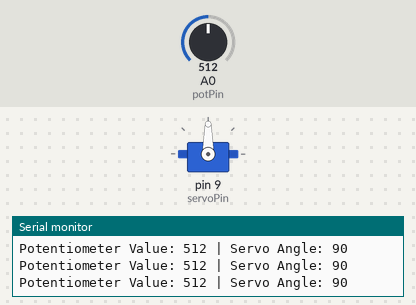
The sketch below on a simulated Arduino Uno, built with avr-gcc and run on an emulated ATmega328P. On the bench: servo, the last lines printed to the serial monitor. The inputs (shaded band) are chosen by the test bench; at power-on: A0 (potPin) = 512.

Above: at 1.2 s.
1.3 s: A0 (potPin) set to 554
At 2.4 s:
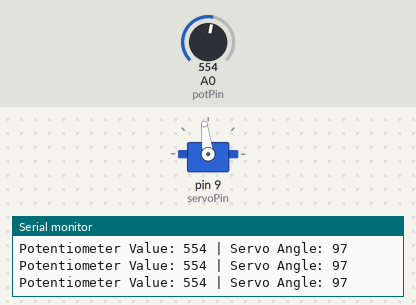
2.8 s: A0 (potPin) set to 583
At 4.0 s:
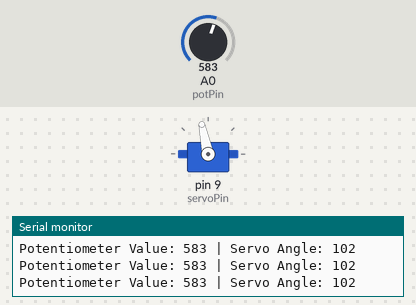
4.3 s: A0 (potPin) set to 306
At 5.0 s:
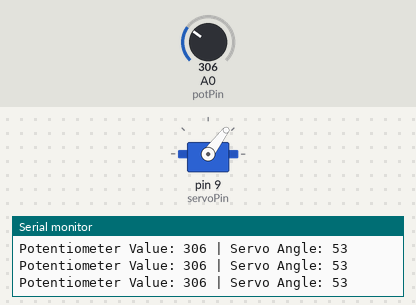
5.8 s: A0 (potPin) set to 111
At 6.5 s:
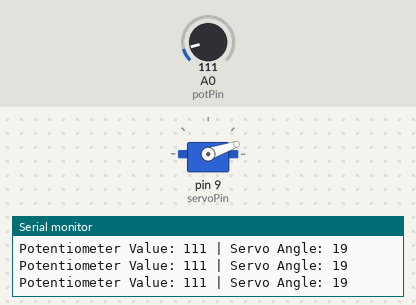
7.3 s: A0 (potPin) set to 95
At 8.0 s:
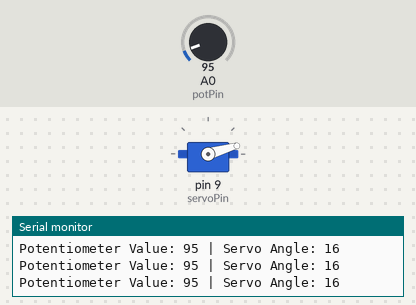
10.3 s: A0 (potPin) set to 122
At 11.4 s:
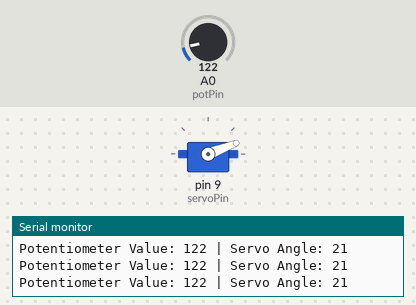
Timing chart, 0 to 12.8 s (numbered marks = the images above; inputs shaded):
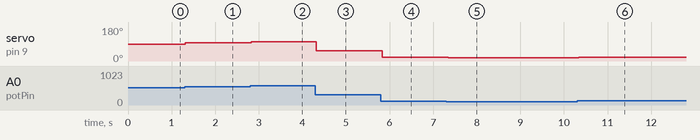

The sketch:

servo-joystick.ino
```cpp
#include <Servo.h>

Servo myServo;  // Create a Servo object
int potPin = A0; // Potentiometer connected to A0
int servoPin = 9; // Servo motor signal pin
int potValue; // Variable to store potentiometer reading
int angle; // Variable to store servo angle

void setup() {
    myServo.attach(servoPin); // Attach the servo to pin 9
    Serial.begin(9600); // Start Serial Monitor
}

void loop() {
    potValue = analogRead(potPin); // Read potentiometer value (0-1023)
    angle = map(potValue, 0, 1023, 0, 180); // Convert to 0-180 degrees
    myServo.write(angle); // Move servo to mapped position

    // Print values to Serial Monitor
    Serial.print("Potentiometer Value: ");
    Serial.print(potValue);
    Serial.print(" | Servo Angle: ");
    Serial.println(angle);

    delay(10); // Small delay for smooth movement
}
```

Measured:
- after the input at 1.3 s, servo on pin 9 (servoPin): 90° → 97° at once
- after the input at 2.8 s, servo on pin 9 (servoPin): 97° → 102° at once
- after the input at 4.3 s, servo on pin 9 (servoPin): 102° → 53° at once
- after the input at 5.8 s, servo on pin 9 (servoPin): 53° → 19° at once
- after the input at 7.3 s, servo on pin 9 (servoPin): 19° → 16° at once
- after the input at 10.3 s, servo on pin 9 (servoPin): 16° → 21° at once
